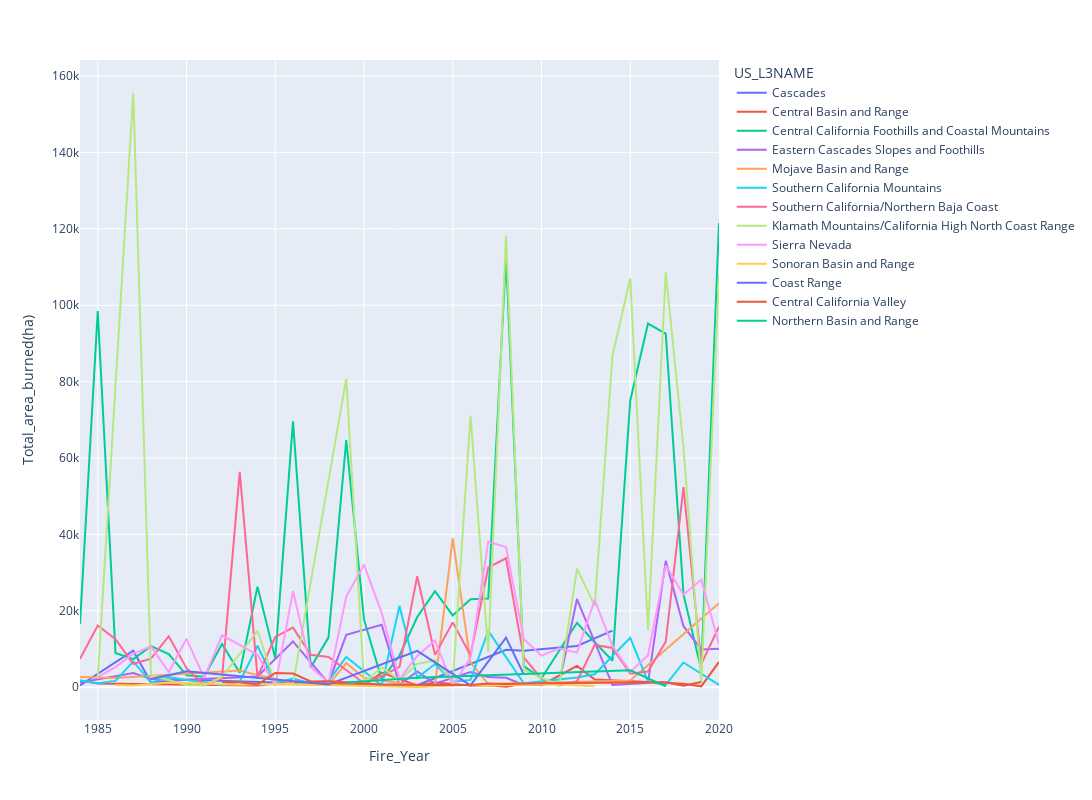

Notebook cell for this chart:
### Code cell
px.line(single_region_fires.groupby(['Fire_Year','US_L3NAME']).sum()[['Total_area_burned(ha)']].reset_index(),
         x='Fire_Year', y='Total_area_burned(ha)', color='US_L3NAME',
         width=1600, height=800)

### Figure 1 — Plotly figure (JSON) as saved in the notebook; plotly's stock layout.template omitted (floating-point values rounded to 4 significant figures)
{"data": [{"hovertemplate": "US_L3NAME=Cascades<br>Fire_Year=%{x}<br>Total_area_burned(ha)=%{y}<extra></extra>", "legendgroup": "Cascades", "line": {"color": "#636efa", "dash": "solid"}, "marker": {"symbol": "circle"}, "mode": "lines", "name": "Cascades", "orientation": "v", "showlegend": true, "type": "scatter", "x": [1984, 1987, 1988, 1990, 2000, 2002, 2003, 2008, 2009, 2012, 2014], "xaxis": "x", "y": [449.7, 9549.0, 1228.0, 1944.0, 493.4, 724.0, 500.6, 9790.0, 9552.0, 10780.0, 14800.0], "yaxis": "y"}, {"hovertemplate": "US_L3NAME=Central Basin and Range<br>Fire_Year=%{x}<br>Total_area_burned(ha)=%{y}<extra></extra>", "legendgroup": "Central Basin and Range", "line": {"color": "#EF553B", "dash": "solid"}, "marker": {"symbol": "circle"}, "mode": "lines", "name": "Central Basin and Range", "orientation": "v", "showlegend": true, "type": "scatter", "x": [1984, 1985, 1994, 1996, 2000, 2001, 2003, 2004, 2006, 2007, 2008, 2009, 2010, 2012, 2013, 2018, 2019, 2020], "xaxis": "x", "y": [1735.0, 961.2, 460.4, 1527.0, 504, 3840.0, 466.6, 1236.0, 473.3, 491.8, 138.1, 939.5, 526.1, 5574.0, 2024.0, 921.8, 225.4, 6610.0], "yaxis": "y"}, {"hovertemplate": "US_L3NAME=Central California Foothills and Coastal Mountains<br>Fire_Year=%{x}<br>Total_area_burned(ha)=%{y}<extra></extra>", "legendgroup": "Central California Foothills and Coastal Mountains", "line": {"color": "#00cc96", "dash": "solid"}, "marker": {"symbol": "circle"}, "mode": "lines", "name": "Central California Foothills and Coastal Mountains", "orientation": "v", "showlegend": true, "type": "scatter", "x": [1984, 1985, 1986, 1987, 1988, 1989, 1990, 1991, 1992, 1993, 1994, 1995, 1996, 1997, 1998, 1999, 2000, 2001, 2002, 2003, 2004, 2005, 2006, 2007, 2008, 2009, 2010, 2012, 2013, 2014, 2015, 2016, 2017, 2018, 2019, 2020], "xaxis": "x", "y": [16550.0, 98490.0, 8944.0, 7353.0, 10750.0, 8688.0, 3143.0, 2764.0, 11310.0, 3800.0, 26330.0, 7605.0, 69580.0, 5132.0, 13060.0, 64700.0, 17740.0, 2027.0, 8309.0, 18390.0, 25160.0, 18790.0, 23010.0, 23220.0, 112900.0, 5500.0, 2342.0, 16860.0, 11780.0, 6916.0, 75070.0, 95200.0, 92570.0, 24290.0, 4487.0, 121500.0], "yaxis": "y"}, {"hovertemplate": "US_L3NAME=Eastern Cascades Slopes and Foothills<br>Fire_Year=%{x}<br>Total_area_burned(ha)=%{y}<extra></extra>", "legendgroup": "Eastern Cascades Slopes and Foothills", "line": {"color": "#ab63fa", "dash": "solid"}, "marker": {"symbol": "circle"}, "mode": "lines", "name": "Eastern Cascades Slopes and Foothills", "orientation": "v", "showlegend": true, "type": "scatter", "x": [1984, 1987, 1988, 1990, 1994, 1996, 1998, 1999, 2001, 2002, 2003, 2004, 2006, 2007, 2008, 2009, 2011, 2012, 2014, 2016, 2017, 2018, 2019, 2020], "xaxis": "x", "y": [1225.0, 3683.0, 2133.0, 1961.0, 2817.0, 11990.0, 1048.0, 13720.0, 16340.0, 686.3, 4137.0, 946.4, 3954.0, 2681.0, 2454.0, 603.3, 1120.0, 23080.0, 560.1, 1133.0, 33080.0, 15970.0, 9894.0, 10080.0], "yaxis": "y"}, {"hovertemplate": "US_L3NAME=Mojave Basin and Range<br>Fire_Year=%{x}<br>Total_area_burned(ha)=%{y}<extra></extra>", "legendgroup": "Mojave Basin and Range", "line": {"color": "#FFA15A", "dash": "solid"}, "marker": {"symbol": "circle"}, "mode": "lines", "name": "Mojave Basin and Range", "orientation": "v", "showlegend": true, "type": "scatter", "x": [1984, 1986, 1993, 1994, 1995, 1996, 1998, 1999, 2000, 2003, 2004, 2005, 2006, 2007, 2011, 2015, 2020], "xaxis": "x", "y": [2666.0, 2404.0, 4348.0, 3160.0, 2208.0, 861.8, 621.3, 6328.0, 2421.0, 424.4, 572.6, 38970.0, 6502.0, 834.8, 1287.0, 1768.0, 21980.0], "yaxis": "y"}, {"hovertemplate": "US_L3NAME=Southern California Mountains<br>Fire_Year=%{x}<br>Total_area_burned(ha)=%{y}<extra></extra>", "legendgroup": "Southern California Mountains", "line": {"color": "#19d3f3", "dash": "solid"}, "marker": {"symbol": "circle"}, "mode": "lines", "name": "Southern California Mountains", "orientation": "v", "showlegend": true, "type": "scatter", "x": [1984, 1985, 1986, 1987, 1988, 1989, 1990, 1991, 1992, 1993, 1994, 1995, 1996, 1997, 1998, 1999, 2001, 2002, 2003, 2004, 2005, 2006, 2007, 2009, 2012, 2013, 2015, 2016, 2017, 2018, 2020], "xaxis": "x", "y": [1789.0, 1061.0, 1654.0, 6743.0, 1206.0, 2686.0, 1909.0, 1324.0, 534.1, 1445.0, 10850.0, 1082.0, 2261.0, 1029.0, 1638.0, 7910.0, 446.9, 21350.0, 2442.0, 6056.0, 1423.0, 1913.0, 14750.0, 1049.0, 2534.0, 3394.0, 12930.0, 1462.0, 612.1, 6471.0, 609.4], "yaxis": "y"}, {"hovertemplate": "US_L3NAME=Southern California/Northern Baja Coast<br>Fire_Year=%{x}<br>Total_area_burned(ha)=%{y}<extra></extra>", "legendgroup": "Southern California/Northern Baja Coast", "line": {"color": "#FF6692", "dash": "solid"}, "marker": {"symbol": "circle"}, "mode": "lines", "name": "Southern California/Northern Baja Coast", "orientation": "v", "showlegend": true, "type": "scatter", "x": [1984, 1985, 1986, 1987, 1988, 1989, 1990, 1991, 1992, 1993, 1994, 1995, 1996, 1997, 1998, 1999, 2000, 2001, 2002, 2003, 2004, 2005, 2006, 2007, 2008, 2009, 2010, 2011, 2012, 2013, 2014, 2015, 2016, 2017, 2018, 2019, 2020], "xaxis": "x", "y": [7444.0, 16140.0, 12570.0, 6123.0, 7458.0, 13340.0, 4986.0, 510.6, 2324.0, 56380.0, 2680.0, 13150.0, 15600.0, 8504.0, 7937.0, 4597.0, 1053.0, 2859.0, 5334.0, 29070.0, 8462.0, 16970.0, 8355.0, 31330.0, 33730.0, 7832.0, 2220.0, 429.9, 1553.0, 11080.0, 10260.0, 3539.0, 4111.0, 11940.0, 52380.0, 6052.0, 15850.0], "yaxis": "y"}, {"hovertemplate": "US_L3NAME=Klamath Mountains/California High North Coast Range<br>Fire_Year=%{x}<br>Total_area_burned(ha)=%{y}<extra></extra>", "legendgroup": "Klamath Mountains/California High North Coast Range", "line": {"color": "#B6E880", "dash": "solid"}, "marker": {"symbol": "circle"}, "mode": "lines", "name": "Klamath Mountains/California High North Coast Range", "orientation": "v", "showlegend": true, "type": "scatter", "x": [1985, 1987, 1988, 1990, 1991, 1992, 1994, 1995, 1996, 1999, 2000, 2001, 2002, 2003, 2004, 2005, 2006, 2007, 2008, 2009, 2011, 2012, 2013, 2014, 2015, 2016, 2017, 2018, 2019, 2020], "xaxis": "x", "y": [2322.0, 155600.0, 3106.0, 597.1, 451.3, 2671.0, 14770.0, 886.3, 845.0, 80710.0, 1186.0, 5235.0, 1852.0, 6077.0, 7078.0, 1310.0, 71020.0, 9170.0, 118200.0, 4556.0, 450.4, 31030.0, 21290.0, 86840.0, 107000.0, 15000.0, 108600.0, 62710.0, 1295.0, 108000.0], "yaxis": "y"}, {"hovertemplate": "US_L3NAME=Sierra Nevada<br>Fire_Year=%{x}<br>Total_area_burned(ha)=%{y}<extra></extra>", "legendgroup": "Sierra Nevada", "line": {"color": "#FF97FF", "dash": "solid"}, "marker": {"symbol": "circle"}, "mode": "lines", "name": "Sierra Nevada", "orientation": "v", "showlegend": true, "type": "scatter", "x": [1985, 1986, 1987, 1988, 1989, 1990, 1991, 1992, 1994, 1995, 1996, 1997, 1998, 1999, 2000, 2001, 2002, 2003, 2004, 2005, 2006, 2007, 2008, 2009, 2010, 2011, 2012, 2013, 2014, 2015, 2016, 2017, 2018, 2019, 2020], "xaxis": "x", "y": [2622.0, 5271.0, 8779.0, 10640.0, 3973.0, 12670.0, 2455.0, 13600.0, 8529.0, 460.1, 25160.0, 5278.0, 1219.0, 23700.0, 32090.0, 19390.0, 2134.0, 8156.0, 12250.0, 417.1, 7702.0, 38060.0, 36670.0, 12610.0, 8251.0, 10180.0, 9052.0, 22890.0, 10850.0, 3992.0, 8382.0, 31860.0, 24270.0, 28140.0, 11270.0], "yaxis": "y"}, {"hovertemplate": "US_L3NAME=Sonoran Basin and Range<br>Fire_Year=%{x}<br>Total_area_burned(ha)=%{y}<extra></extra>", "legendgroup": "Sonoran Basin and Range", "line": {"color": "#FECB52", "dash": "solid"}, "marker": {"symbol": "circle"}, "mode": "lines", "name": "Sonoran Basin and Range", "orientation": "v", "showlegend": true, "type": "scatter", "x": [1986, 1987, 1989, 1993, 1995, 2003, 2006, 2007, 2011, 2013], "xaxis": "x", "y": [567.6, 475.2, 1234.0, 663.3, 864.1, 54.81, 640.4, 456.1, 804.0, 232.8], "yaxis": "y"}, {"hovertemplate": "US_L3NAME=Coast Range<br>Fire_Year=%{x}<br>Total_area_burned(ha)=%{y}<extra></extra>", "legendgroup": "Coast Range", "line": {"color": "#636efa", "dash": "solid"}, "marker": {"symbol": "circle"}, "mode": "lines", "name": "Coast Range", "orientation": "v", "showlegend": true, "type": "scatter", "x": [1988, 1990, 1998, 2003, 2006, 2008, 2009], "xaxis": "x", "y": [2123.0, 4159.0, 738.1, 9528.0, 500.9, 12980.0, 3353.0], "yaxis": "y"}, {"hovertemplate": "US_L3NAME=Central California Valley<br>Fire_Year=%{x}<br>Total_area_burned(ha)=%{y}<extra></extra>", "legendgroup": "Central California Valley", "line": {"color": "#EF553B", "dash": "solid"}, "marker": {"symbol": "circle"}, "mode": "lines", "name": "Central California Valley", "orientation": "v", "showlegend": true, "type": "scatter", "x": [1992, 1993, 1994, 1995, 1996, 1997, 1998, 2001, 2004, 2005, 2006, 2007, 2008, 2010, 2017, 2018, 2019], "xaxis": "x", "y": [1372.0, 1295.0, 704.2, 3724.0, 3586.0, 1500.0, 1541.0, 726.0, 589.8, 532.4, 607.9, 973.2, 843.7, 1027.0, 1318.0, 414.8, 1380.0], "yaxis": "y"}, {"hovertemplate": "US_L3NAME=Northern Basin and Range<br>Fire_Year=%{x}<br>Total_area_burned(ha)=%{y}<extra></extra>", "legendgroup": "Northern Basin and Range", "line": {"color": "#00cc96", "dash": "solid"}, "marker": {"symbol": "circle"}, "mode": "lines", "name": "Northern Basin and Range", "orientation": "v", "showlegend": true, "type": "scatter", "x": [1999, 2002, 2003, 2015, 2017], "xaxis": "x", "y": [1212.0, 2101.0, 2451.0, 4445.0, 239.2], "yaxis": "y"}], "layout": {"height": 800, "legend": {"title": {"text": "US_L3NAME"}, "tracegroupgap": 0}, "margin": {"t": 60}, "width": 1600, "xaxis": {"anchor": "y", "domain": [0, 1], "title": {"text": "Fire_Year"}}, "yaxis": {"anchor": "x", "domain": [0, 1], "title": {"text": "Total_area_burned(ha)"}}}}
